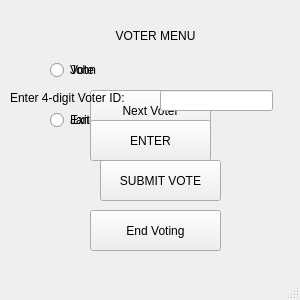
<?xml version="1.0" encoding="UTF-8"?>
<ui version="4.0">
 <class>MainWindow</class>
 <widget class="QMainWindow" name="MainWindow">
  <property name="geometry">
   <rect>
    <x>0</x>
    <y>0</y>
    <width>300</width>
    <height>300</height>
   </rect>
  </property>
  <property name="minimumSize">
   <size>
    <width>300</width>
    <height>300</height>
   </size>
  </property>
  <property name="maximumSize">
   <size>
    <width>300</width>
    <height>300</height>
   </size>
  </property>
  <property name="windowTitle">
   <string>MainWindow</string>
  </property>
  <widget class="QWidget" name="centralwidget">
   <widget class="QLabel" name="label_vote_candid">
    <property name="geometry">
     <rect>
      <x>60</x>
      <y>20</y>
      <width>191</width>
      <height>31</height>
     </rect>
    </property>
    <property name="text">
     <string>VOTER MENU</string>
    </property>
    <property name="alignment">
     <set>Qt::AlignCenter</set>
    </property>
   </widget>
   <widget class="QRadioButton" name="radio_vote">
    <property name="geometry">
     <rect>
      <x>50</x>
      <y>60</y>
      <width>100</width>
      <height>20</height>
     </rect>
    </property>
    <property name="text">
     <string>Vote</string>
    </property>
   </widget>
   <widget class="QRadioButton" name="radio_exit">
    <property name="geometry">
     <rect>
      <x>50</x>
      <y>110</y>
      <width>100</width>
      <height>20</height>
     </rect>
    </property>
    <property name="text">
     <string>Exit</string>
    </property>
   </widget>
   <widget class="QPushButton" name="push_submit">
    <property name="geometry">
     <rect>
      <x>110</x>
      <y>160</y>
      <width>81</width>
      <height>41</height>
     </rect>
    </property>
    <property name="text">
     <string>SUBMIT</string>
    </property>
   </widget>
   <widget class="QLabel" name="label_exit">
    <property name="geometry">
     <rect>
      <x>10</x>
      <y>29</y>
      <width>281</width>
      <height>91</height>
     </rect>
    </property>
    <property name="text">
     <string/>
    </property>
    <property name="alignment">
     <set>Qt::AlignCenter</set>
    </property>
   </widget>
   <widget class="QLabel" name="label_error">
    <property name="geometry">
     <rect>
      <x>40</x>
      <y>200</y>
      <width>231</width>
      <height>20</height>
     </rect>
    </property>
    <property name="text">
     <string/>
    </property>
    <property name="alignment">
     <set>Qt::AlignCenter</set>
    </property>
   </widget>
   <widget class="QRadioButton" name="radio_john">
    <property name="geometry">
     <rect>
      <x>50</x>
      <y>60</y>
      <width>100</width>
      <height>20</height>
     </rect>
    </property>
    <property name="text">
     <string>John</string>
    </property>
   </widget>
   <widget class="QRadioButton" name="radio_jane">
    <property name="geometry">
     <rect>
      <x>50</x>
      <y>110</y>
      <width>100</width>
      <height>20</height>
     </rect>
    </property>
    <property name="text">
     <string>Jane</string>
    </property>
   </widget>
   <widget class="QPushButton" name="push_vote">
    <property name="geometry">
     <rect>
      <x>100</x>
      <y>160</y>
      <width>121</width>
      <height>41</height>
     </rect>
    </property>
    <property name="text">
     <string>SUBMIT VOTE</string>
    </property>
   </widget>
   <widget class="QPushButton" name="push_next">
    <property name="geometry">
     <rect>
      <x>90</x>
      <y>90</y>
      <width>121</width>
      <height>41</height>
     </rect>
    </property>
    <property name="text">
     <string>Next Voter</string>
    </property>
   </widget>
   <widget class="QLabel" name="label_id">
    <property name="geometry">
     <rect>
      <x>10</x>
      <y>90</y>
      <width>141</width>
      <height>16</height>
     </rect>
    </property>
    <property name="text">
     <string>Enter 4-digit Voter ID:</string>
    </property>
   </widget>
   <widget class="QLineEdit" name="input_id">
    <property name="geometry">
     <rect>
      <x>160</x>
      <y>90</y>
      <width>113</width>
      <height>21</height>
     </rect>
    </property>
   </widget>
   <widget class="QPushButton" name="push_enter">
    <property name="geometry">
     <rect>
      <x>90</x>
      <y>120</y>
      <width>121</width>
      <height>41</height>
     </rect>
    </property>
    <property name="text">
     <string>ENTER</string>
    </property>
   </widget>
   <widget class="QLabel" name="label_id_error">
    <property name="geometry">
     <rect>
      <x>20</x>
      <y>160</y>
      <width>261</width>
      <height>61</height>
     </rect>
    </property>
    <property name="text">
     <string/>
    </property>
    <property name="alignment">
     <set>Qt::AlignCenter</set>
    </property>
   </widget>
   <widget class="QPushButton" name="push_end">
    <property name="geometry">
     <rect>
      <x>90</x>
      <y>210</y>
      <width>131</width>
      <height>41</height>
     </rect>
    </property>
    <property name="text">
     <string>End Voting</string>
    </property>
   </widget>
  </widget>
  <widget class="QMenuBar" name="menubar">
   <property name="geometry">
    <rect>
     <x>0</x>
     <y>0</y>
     <width>300</width>
     <height>24</height>
    </rect>
   </property>
  </widget>
  <widget class="QStatusBar" name="statusbar"/>
 </widget>
 <resources/>
 <connections/>
</ui>
